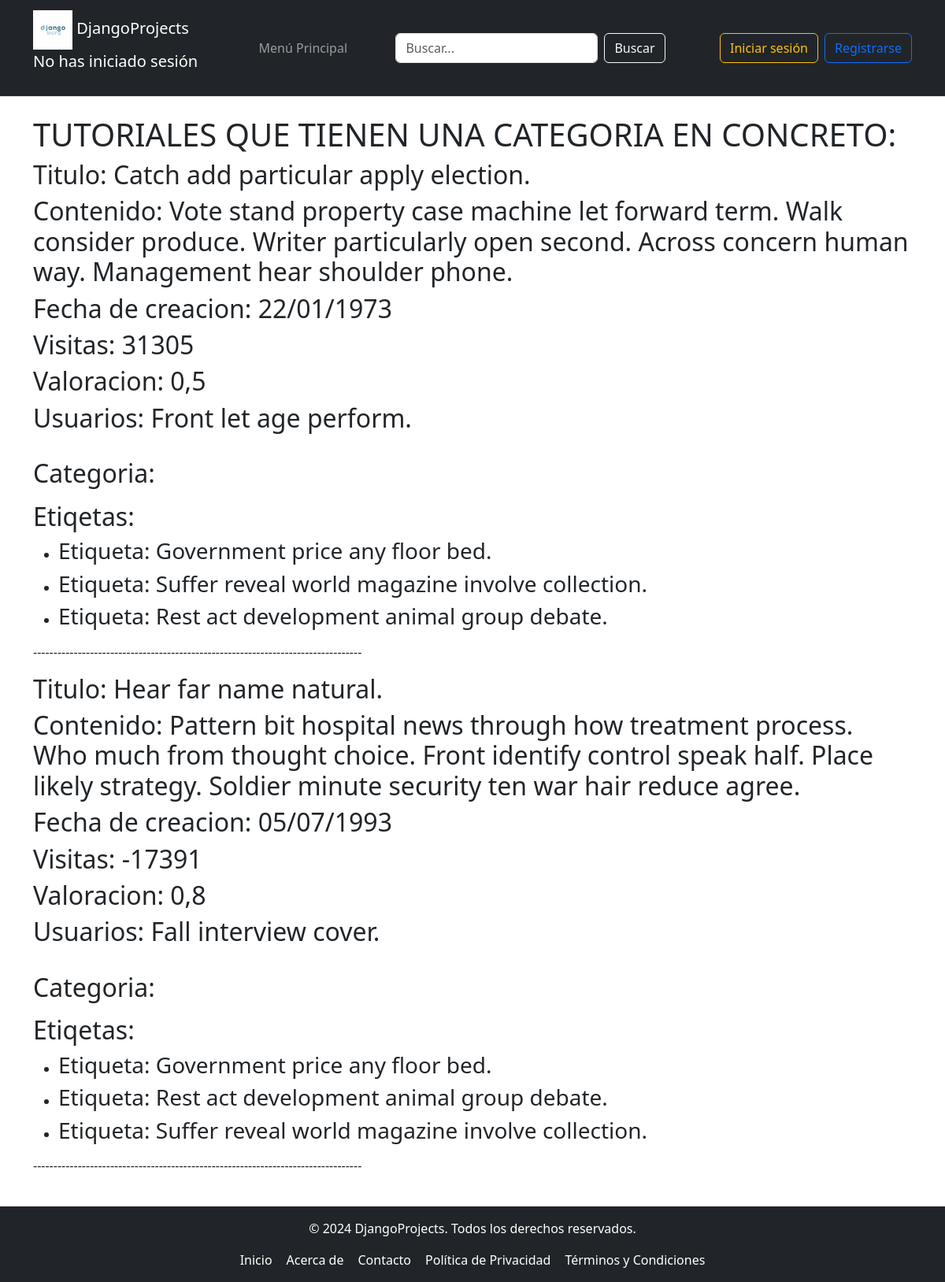
The app's page /Tutorial/tutorial_no_tenga_categoria with its own data.
### tutorial/models.py (models this page shows, shortened)
class Tutorial(models.Model):
    titulo = models.CharField(max_length=50)
    contenido = models.TextField()
    fecha_Creacion = models.DateTimeField()
    visitas = models.IntegerField()
    valoracion = models.DecimalField(max_digits=3, decimal_places=1)
    usuario = models.ForeignKey(Usuario, on_delete=models.CASCADE, related_name="usuario_del_tutorial")

class Usuario(AbstractBaseUser, PermissionsMixin):
    ADMINISTRADOR = 1
    PROFESOR = 2
    ESTUDIANTE = 3
    ROLES = (
        (ADMINISTRADOR, 'administrador'),
        (PROFESOR, 'profesor'),
        (ESTUDIANTE, 'estudiante'),
    )
    email = models.EmailField(unique=True)
    nombre = models.CharField(max_length=30)
    fecha_Registro = models.DateField(null=True, blank=True)
    puntuacion = models.DecimalField(max_digits=3, decimal_places=1, default=0.0)
    es_activo = models.BooleanField(default=True)
    is_staff = models.BooleanField(default=False)  # Aquí está el campo
    is_superuser = models.BooleanField(default=False)  # Aquí está el campo
    rol = models.PositiveSmallIntegerField(choices=ROLES, default=ADMINISTRADOR)
    imagen = models.ImageField(upload_to='imagenes/', null=True, blank=True)
    USERNAME_FIELD = 'email'  # Campo único para autenticación
    REQUIRED_FIELDS = ['nombre']  # Campos obligatorios para createsuperuser
    objects = UsuarioManager()  # Asegúrate de que el manager esté asignado correctamente

class Etiqueta(models.Model):
    nombre = models.CharField(max_length=50)
    color = models.CharField(max_length=50)
    publica = models.BooleanField(default=False)
    descripcion = models.TextField(max_length=300)
    tutorial = models.ManyToManyField(Tutorial, related_name="Etiquetas_del_tutorial", through='Etiqueta_tutorial')  # Añadir through

### tutorial/views.py (the view)
# urls.py: path('Tutorial/tutorial_no_tenga_categoria', views.tutorial_no_tenga_categoria, name = 'tutorial_no_tenga_categoria'),
def tutorial_no_tenga_categoria (request):
    tutorial = Tutorial.objects.select_related("usuario").prefetch_related(
        Prefetch('categoria_del_tutorial'),
        Prefetch('Etiquetas_del_tutorial'),
        Prefetch('Tutoriales_cursos')
    ).filter(categoria_del_tutorial = None).all()
    return render(request, 'Tutorial/tutorial_no_tenga_categoria.html', {"tutoriales_mostrar": tutorial})

### tutorial/templates/Tutorial/tutorial_no_tenga_categoria.html
{% extends "Padre.html" %}
{% block cabecera %}
<h1>TUTORIALES QUE TIENEN UNA CATEGORIA EN CONCRETO:</h1>
{% endblock %}
{% block contenido %}
    {% for tutorial in tutoriales_mostrar %}
        {% include "Tutorial/tutoriales.html" %}
    {% endfor %}
{% endblock %}

### tutorial/templates/Tutorial/tutoriales.html (shortened to what this page needs)
<div>
    <h2>Titulo: {{ tutorial.titulo }}</h2>
    <h2>Contenido: {{ tutorial.contenido }}</h2>
    <h2>Fecha de creacion: {{ tutorial.fecha_Creacion | date:"d/m/Y"}}</h2>
    <h2>Visitas: {{ tutorial.visitas }}</h2>
    <h2>Valoracion: {{ tutorial.valoracion }}</h2>
    <h2>Usuarios: {{ tutorial.usuario.nombre }}</h2>
    <br>
    <h2>Categoria:</h2>
    <h2>Etiqetas:</h2>
    <ul>
        {% for etiqueta in tutorial.Etiquetas_del_tutorial.all%}
            <li><h3>Etiqueta: {{etiqueta.nombre}}</h3></li>
        {%endfor%}
    </ul>
</div>
<p>---------------------------------------------------------------------------------</p>

### tutorial/static/css/EstiloTemplate.css (style rules this page uses)
html, body { height: 100%; margin: 0; padding: 0; font-family: Arial, sans-serif; display: flex; flex-direction: column; }

### records on screen
Tutorial: titulo "Catch add particular apply election.", contenido "Vote stand property case machine let forward term. Walk consider produce. Writer particularly open second. Across concern human way. Management hear shoulder phone.", fecha_Creacion "22/01/1973", visitas "31305", valoracion "0,5", usuario.nombre "Front let age perform."
Etiqueta: nombre "Government price any floor bed."
Etiqueta: nombre "Suffer reveal world magazine involve collection."
Etiqueta: nombre "Rest act development animal group debate."
Tutorial: titulo "Hear far name natural.", contenido "Pattern bit hospital news through how treatment process. Who much from thought choice. Front identify control speak half. Place likely strategy. Soldier minute security ten war hair reduce agree.", fecha_Creacion "05/07/1993", visitas "-17391", valoracion "0,8", usuario.nombre "Fall interview cover."
